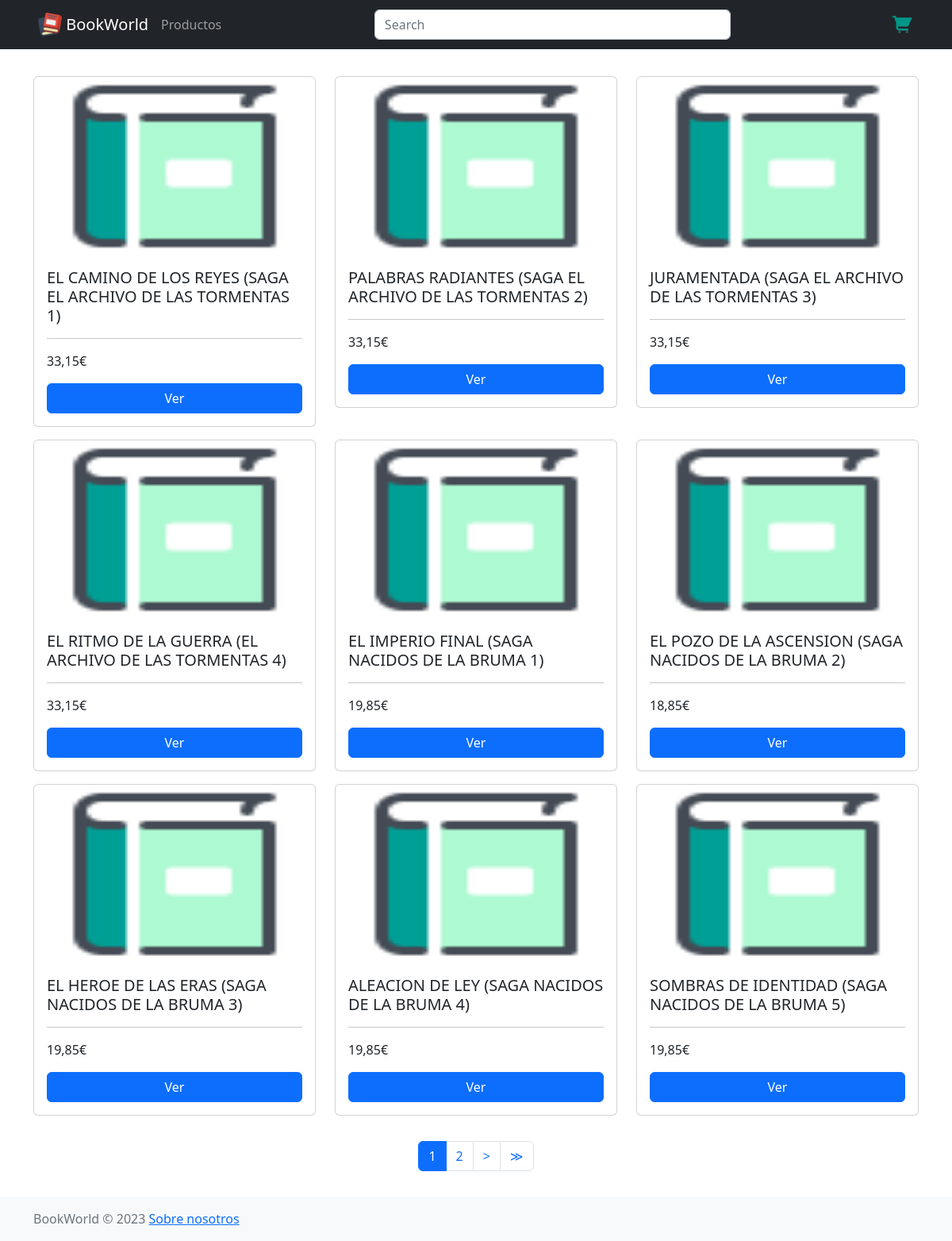
The app's page /search/ with its own data.
### BookWorld/models/book.py (models this page shows)
class Book(models.Model):
    isbn = models.CharField(max_length=13, primary_key=True, blank=False, null=False, unique=True)
    title = models.CharField(max_length=150, blank=False, null=False)
    description = models.CharField(max_length=2000, blank=False, null=False)
    author = models.ForeignKey("Author", null=False, on_delete=models.CASCADE)
    genre = models.CharField(max_length=150, blank=False, null=True)
    price = models.FloatField(max_length=150, blank=False, null=True)
    image = models.ImageField(upload_to='images/', blank=True, null=True)

### BookWorld/views.py (the view)
# urls.py: path('search/', views.search_books, name='search_books'),
def search_books(request):
    query = request.GET.get('q')
    if query:
        books_list = Book.objects.filter(
            Q(title__icontains=query) | Q(author__name__icontains=query) | Q(genre__icontains=query))
    else:
        books_list = Book.objects.all()
    paginator = Paginator(books_list, 9)
    page = request.GET.get('page') or 1
    books = paginator.get_page(page)
    current_page = int(page)
    pages = range(1, books.paginator.num_pages + 1)
    if query:
        return render(request, 'products.html',
                      {'books': books, 'pages': pages, 'current_page': current_page, 'query': query})
    return render(request, 'products.html', {'books': books, 'pages': pages, 'current_page': current_page})

### BookWorld/models/cart_total.py (called while the page is built)
def cart_total(request):
    total = 0
    if "cart" in request.session.keys():
        for key, value in request.session['cart'].items():
            total += value['price'] * value['quantity']
            total = round(total, 2)
    return {'cart_total': total}

### templates/products.html (shortened to what this page needs)
{% load static %}
<!DOCTYPE html>
<html lang="en"/>
<head>
    <link rel="stylesheet" href="https://cdn.jsdelivr.net/npm/bootstrap@5.2.3/dist/css/bootstrap.min.css"
>
</head>
<body>
<header class="navbar navbar-dark bg-dark fixed-top container-fluid d-flex bd-highlight px-5">
    <div class="navbar-nav flex-row flex-fill bd-highlight">
        <a class="navbar-brand" href="{% url 'index' %}"><img src="{% static 'img/icon.png' %}" width="30" height="30"
                                                              class="d-inline-block align-top" alt=""> BookWorld</a>
        <a class="nav-item nav-link" href="{% url 'search_books' %}">Productos</a>
    </div>
    <div class="flex-fill bd-highlight">
        <form class="d-flex" action="{% url 'search_books' %}" method="get">
            <input class="form-control me-2" type="text" placeholder="Search" aria-label="Search" name="q">
        </form>
    </div>
    <div class="flex-fill bd-highlight">
        <nav class="navbar navbar-expand-lg text-light">
            <a class="nav-link ms-auto" aria-current="page" href="{% url 'cart' %}">
                <img src="../static/img/cart.png" width="30" height="30">
            </a>
        </nav>
    </div>
</header>
<div class="container mt-5 pt-5">
    {% if books %}
        {% for book in books %}
            {% if forloop.first %}
                <div class="row mb-3">{% endif %}
        <div class="col-4">
            <div class="card box-shadow">
                {% if book.image %}
                    <img src="{{ book.image.url }}" class="card-img-top" alt="..."
                         style="height: 225px; width: 100%; display: block;object-fit: cover;">
                {% else %}
                    <img src="{% static 'img/book.png' %}" class="card-img-top" alt="..."
                         style="height: 225px; width: 100%; display: block;">
                {% endif %}
                <div class="card-body">
                    <h5 class="card-title">{{ book.title }}</h5>
                    <hr/>
                    <p class="card-text">{{ book.price }}€</p>
                    <a href="{{ book.isbn }}" class="btn btn-primary w-100">Ver</a>
                </div>
            </div>
        </div>
        {% if forloop.counter|divisibleby:3 %}</div>
            <div class="row mb-3">{% endif %}
        {% if forloop.last %}</div>{% endif %}
        {% endfor %}
        {% include "pagination.html" %}
    {% else %}
        <div class="alert alert-warning" role="alert">No hay libros disponibles</div>
    {% endif %}
</div>
<footer class="footer py-3 bg-light mt-3 {% if books|length < 4 %}fixed-bottom{% endif %}">
  <div class="container">
    <span class="text-muted">BookWorld © <script>document.write(new Date().getFullYear())</script> </span>
    <span class="text-muted"><a href="https://www.youtube.com/watch?v=dQw4w9WgXcQ">Sobre nosotros</a></span>
  </div>
</footer>
</body>
</html>

### records on screen
Book: title "EL CAMINO DE LOS REYES (SAGA EL ARCHIVO DE LAS TORMENTAS 1)", price "33,15"
Book: title "PALABRAS RADIANTES (SAGA EL ARCHIVO DE LAS TORMENTAS 2)", price "33,15"
Book: title "JURAMENTADA (SAGA EL ARCHIVO DE LAS TORMENTAS 3)", price "33,15"
Book: title "EL RITMO DE LA GUERRA (EL ARCHIVO DE LAS TORMENTAS 4)", price "33,15"
Book: title "EL IMPERIO FINAL (SAGA NACIDOS DE LA BRUMA 1)", price "19,85"
Book: title "EL POZO DE LA ASCENSION (SAGA NACIDOS DE LA BRUMA 2)", price "18,85"
Book: title "EL HEROE DE LAS ERAS (SAGA NACIDOS DE LA BRUMA 3)", price "19,85"
Book: title "ALEACION DE LEY (SAGA NACIDOS DE LA BRUMA 4)", price "19,85"
Book: title "SOMBRAS DE IDENTIDAD (SAGA NACIDOS DE LA BRUMA 5)", price "19,85"

### other values on screen
{{ page }} "1" "2"
